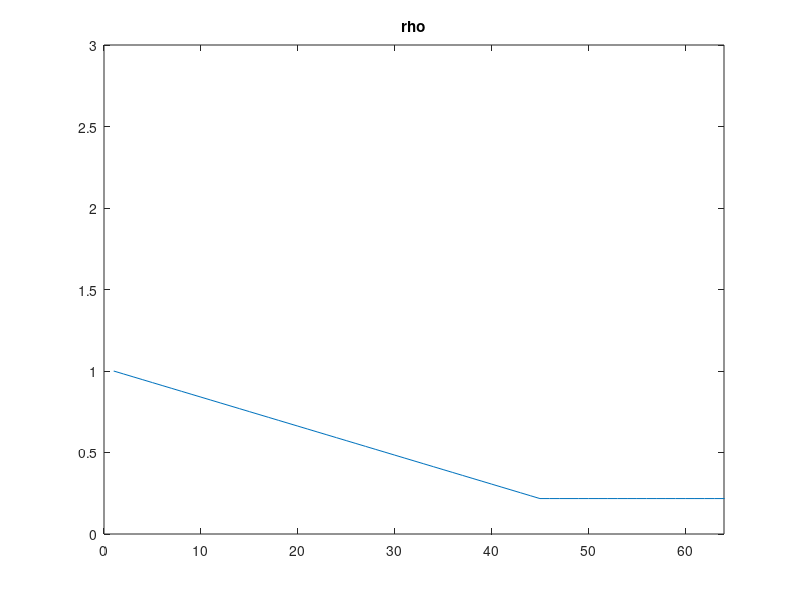
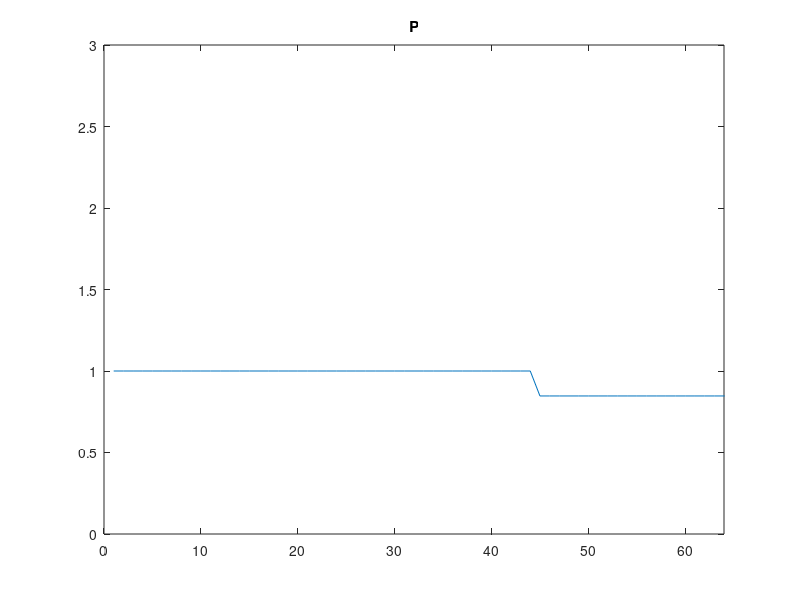

Source code (MATLAB) for these figures, in order: (Note: this script raises an error after producing the figures.)
clear all; clc;% close all;

%Problem Parameters
nx   = 64;
tmax = 100;

%Initial Conditions
rho_minus = 1        ; rho_plus = 0.1;
P_minus   = rho_minus; P_plus   = rho_plus;
v_minus   = 0        ; v_plus   = 0;
I0 = 1;

%Constants
gamma  = 1.4;
lambda = P_minus/P_plus;

%Wave velocties
cs1 = sqrt(gamma*P_minus/rho_minus);
cs5 = sqrt(gamma*P_plus/rho_plus);

rho                = zeros(nx+4,1);
rho(1:(nx+4)/2   ) = rho_minus;
rho((nx+4)/2:nx+4) = rho_plus;

Psr                = zeros(nx+4,1);
Psr(1:(nx+4)/2   ) = P_minus;
Psr((nx+4)/2:nx+4) = P_plus;

v                  = zeros(nx+4,1);
v  (1:(nx+4)/2   ) = v_minus;
v  ((nx+4)/2:nx+4) = v_plus;

for t=0:tmax
    P    = fzero(@(x) (1-x)^2/(gamma*(1+x)-1+x)-...
           2*gamma/(gamma-1)^2*(1-(x/gamma)^(.5*(1-1/gamma)))^2,1);
    Pc   = P_minus/P;
    rhoR = rho_plus*(gamma*(1+P)+(P-1))/(gamma*(1+P)-(P-1));
    rhoL = rho_plus*(P*lambda^(gamma-1))^(1/gamma);
    IR   = I0*P*rho_plus/rhoR;
    IL   = I0*P*rho_plus/rhoL;
    uc   = 2*sqrt(gamma*I0/(gamma-1))*(1-sqrt(IL/I0));
    vs   = uc*rhoR/(rhoR-rho_plus);
    va   = uc - sqrt(gamma*(gamma-1)*I0);
    vb   = -sqrt(gamma*(gamma-1)*I0);
    
    dista = floor((nx+4)/2+t*va)+1;
    distb = floor((nx+4)/2+t*vb)+1;
    distc = ceil ((nx+4)/2+t*uc)+1;
    dists = ceil ((nx+4)/2+t*vs)+1;
    
    rho(1:distb)     = rho_minus;
    rho(distb:dista) = (rho_minus-rhoL)/(distb-dista)*...
        (0:dista-distb)+rho_minus;
    rho(dista:distc) = rhoL;
    rho(distc:dists) = rhoR;
    
    Psr(1:dista)     = P_minus;
    Psr(dists:nx)    = P_plus;
    Psr(dista:dists) = Pc;
    
    figure(1)
    plot(rho), axis([0 nx 0 3]), title('rho')
    figure(2)
    plot(Psr), axis([0 nx 0 3]), title('P')
    pause(0.25)
end